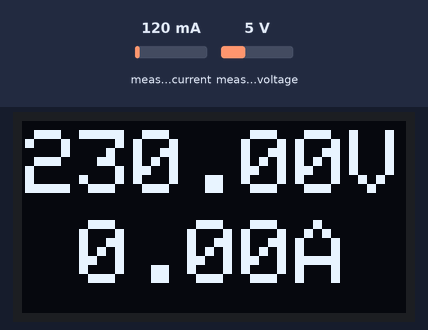
The sketch below on a simulated ESP32. On the bench: 128×64 one-colour display. The inputs (shaded band) are chosen by the test bench; at power-on: measured current 120 mA, measured voltage 5 V. WiFi joins after 1.5 s; servers stay silent unless stated.

Above: at 3.0 s.
3.1 s: measured current set to 500 mA
At 5.7 s:
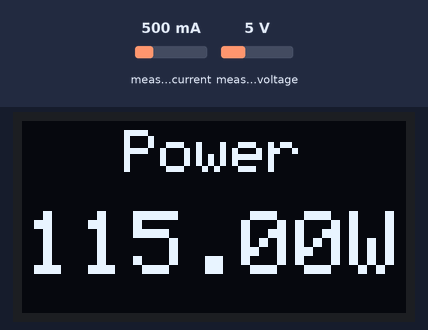
6.1 s: measured voltage set to 0.3 V
At 7.0 s:
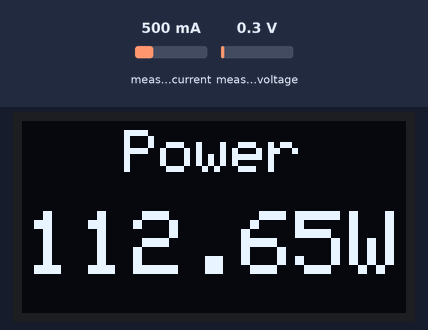
8.0 s: measured current set to 40 mA
At 10.9 s:
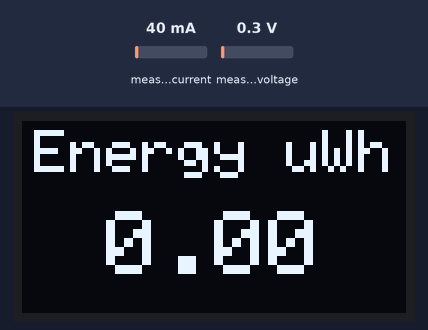
11.0 s: measured current set to 1000 mA
At 11.6 s:
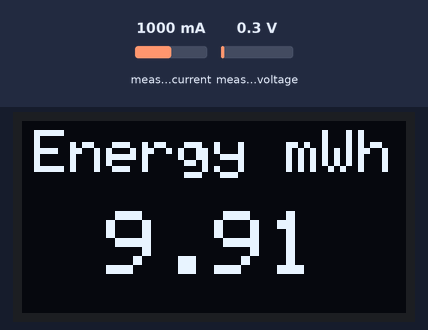
13.2 s: measured voltage set to 3.8 V
At 15.6 s:
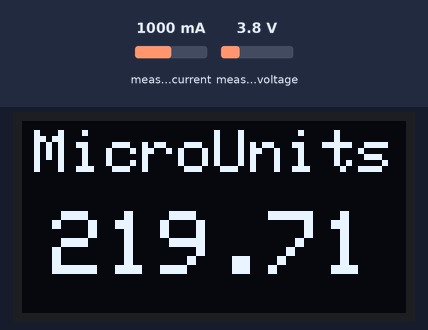
16.2 s: measured voltage set to 7.5 V
At 30.7 s:
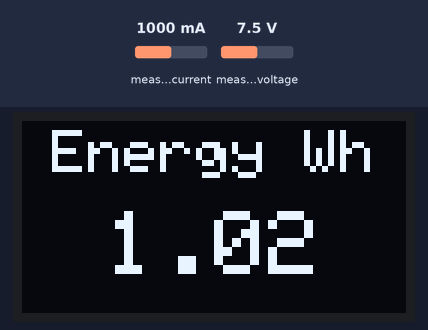

Measured:
- after the input at 6.1 s, the display: first differs from a run without the input after 0.46 s (image 2)
- after the input at 11.0 s, the display: first changes after 0.16 s (image 4 shows a later state)
- what the display in image 0 shows lasts 0.6 s, from 2.5 s to 3.1 s

The sketch:

project_code.ino
```cpp
#define BLYNK_TEMPLATE_ID "TMPL310ItBqm1"
#define BLYNK_TEMPLATE_NAME "SMART ENERGY METER"
#define BLYNK_AUTH_TOKEN "6YEI2SW9EkFwMhRWFqQ-d0_Nl0vyjrXa"
#include <BlynkSimpleEsp32.h>
#include <Wire.h>
#include <Wifi.h>
#include <WifiClient.h>
#include <Adafruit_GFX.h>
#include <Adafruit_SSD1306.h>
#include "ZMPT101B.h"
#include "ACS712.h"

#define SCREEN_WIDTH 128
#define SCREEN_HEIGHT 64
#define OLED_RESET -1
#define SCREEN_ADDRESS 0x3C


Adafruit_SSD1306 display(SCREEN_WIDTH, SCREEN_HEIGHT, &Wire, OLED_RESET);

char auth[] = "6YEI2SW9EkFwMhRWFqQ-d0_Nl0vyjrXa";
BlynkTimer timer;

ZMPT101B voltageSensor(34);
ACS712 currentSensor(ACS712_20A, 36);

float P = 0;
float U = 0;
float I = 0;
long dt = 0;
float CulmPwh = 0;
float units = 0;
long changeScreen = 0;
float lastSample = 0;

unsigned long lasttime = 0;
long ScreenSelect = 0;

void setup() {
  Serial.begin(9600);

  Blynk.begin(auth, "Anish", "anish098");

  if (!display.begin(SSD1306_SWITCHCAPVCC, SCREEN_ADDRESS)) {
    Serial.println(F("SSD1306 allocation failed"));
    for (;;) {}
  }

  // Calibration commands need to be run on first upload
  // CalibCurrent();
  // CalibVoltage();

  timer.setInterval(1000L, sendSensorDataToBlynk); // Update Blynk every second
}

void loop() {
  Blynk.run();
  timer.run();

  U = voltageSensor.getRmsVoltage();
  if (U < 55) {
    U = 0;
    CulmPwh = 0;
  }

  I = currentSensor.getCurrentAC();
  dt = micros() - lastSample;

  if (I < 0.15) {
    I = 0;
    CulmPwh = 0;
  }

  P = U * I;
  CulmPwh = CulmPwh + P * (dt / 3600); // Accumulate power consumption
  units = CulmPwh / 1000;

  if (millis() - changeScreen > 5000) {
    ScreenSelect += 1;
    changeScreen = millis();
  }

  if (millis() - lasttime > 500) {
    switch (ScreenSelect % 4) {
      case 0:
        displayVoltCurrent();
        break;
      case 1:
        displayInstPower();
        break;
      case 2:
        displayEnergy();
        break;
      case 3:
        displayUnits();
        break;
    }
  }
  lastSample = micros();
}

void displayVoltCurrent() {
  display.clearDisplay();
  display.setTextColor(WHITE);
  display.setTextSize(3);
  displayCenter(String(U) + "V", 3);
  display.setTextSize(3);
  displayCenter(String(I) + "A", 33);
  display.display();
  lasttime = millis();
}

void displayInstPower() {
  display.clearDisplay();
  display.setTextColor(WHITE);
  display.setTextSize(2);
  display.setCursor(0, 0);
  displayCenter("Power", 3);
  display.setTextSize(3);
  if (P > 1000) {
    displayCenter(String(P / 1000) + "kW", 30);
  } else {
    displayCenter(String(P) + "W", 30);
  }
  display.display();
  lasttime = millis();
}

void displayEnergy() {
  display.clearDisplay();
  display.setTextColor(WHITE);
  if (CulmPwh > 1000000000) {
    display.setTextSize(2);
    displayCenter("Energy kWh", 3);
    display.setTextSize(3);
    displayCenter(String(CulmPwh / 1000000000), 30);
  } else if (CulmPwh < 1000000000 && CulmPwh > 1000000) {
    display.setTextSize(2);
    displayCenter("Energy Wh", 3);
    display.setTextSize(3);
    displayCenter(String(CulmPwh / 1000000), 30);
  } else if (CulmPwh < 1000000 && CulmPwh > 1000) {
    display.setTextSize(2);
    displayCenter("Energy mWh", 3);
    display.setTextSize(3);
    displayCenter(String(CulmPwh / 1000), 30);
  } else {
    display.setTextSize(2);
    displayCenter("Energy uWh", 3);
    display.setTextSize(3);
    displayCenter(String(CulmPwh), 30);
  }
  display.display();
  lasttime = millis();
}

void displayUnits() {
  display.clearDisplay();
  display.setTextColor(WHITE);
  if (units > 1000000) {
    display.setTextSize(2);
    displayCenter("Units", 3);
    display.setTextSize(3);
    displayCenter(String(units / 1000000), 30);
  } else if (units < 1000000 && units > 1000) {
    display.setTextSize(2);
    displayCenter("MilliUnits", 3);
    display.setTextSize(3);
    displayCenter(String(units / 1000), 30);
  } else {
    display.setTextSize(2);
    displayCenter("MicroUnits", 3);
    display.setTextSize(3);
    displayCenter(String(units), 30);
  }
  display.display();
  lasttime = millis();
}

void sendSensorDataToBlynk() {
  Blynk.virtualWrite(V1, U);      // Send voltage to V1 in Blynk app
  Blynk.virtualWrite(V2, I);      // Send current to V2 in Blynk app
  Blynk.virtualWrite(V3, P);      // Send power to V3 in Blynk app
  Blynk.virtualWrite(V4, CulmPwh); // Send cumulative power to V4 in Blynk app
  Blynk.virtualWrite(V5, units);   // Send units to V5 in Blynk app
}

void displayCenter(String text, int line) {
  int16_t x1, y1;
  uint16_t width, height;
  display.getTextBounds(text, 0, 0, &x1, &y1, &width, &height);
  display.setCursor((SCREEN_WIDTH - width) / 2, line);
  display.println(text);
  display.display();
}
```
